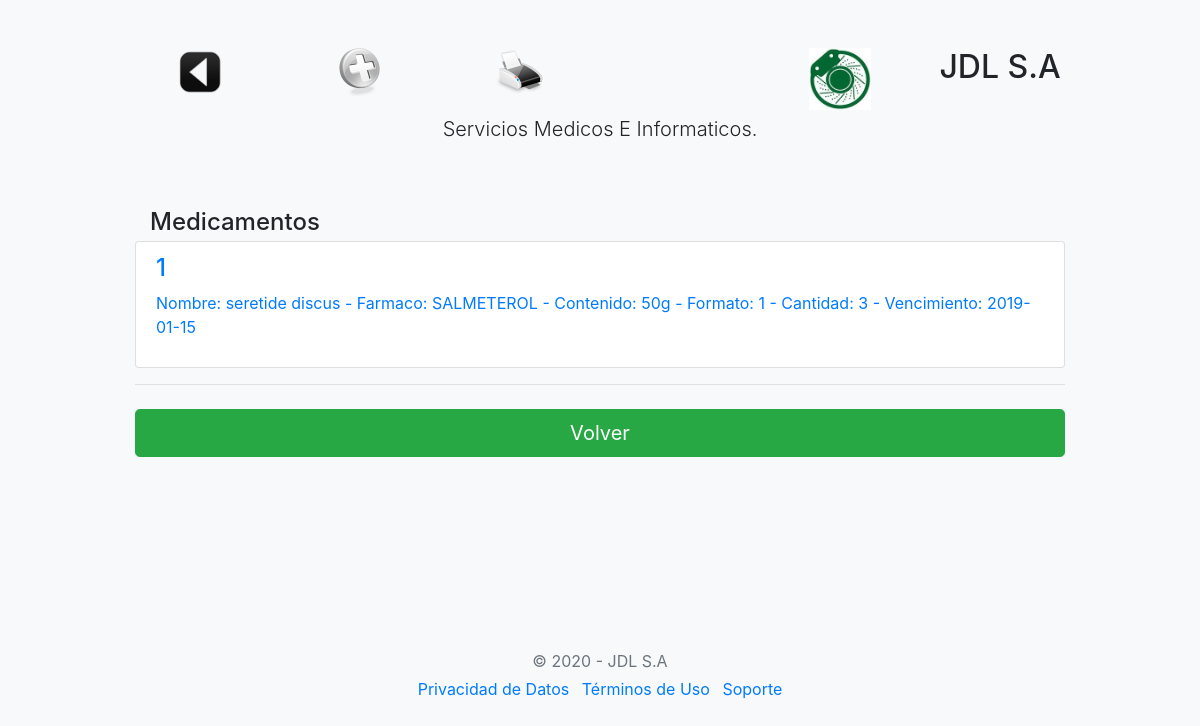
/medicamentos/index.php, run on an earlier commit of the app's database.
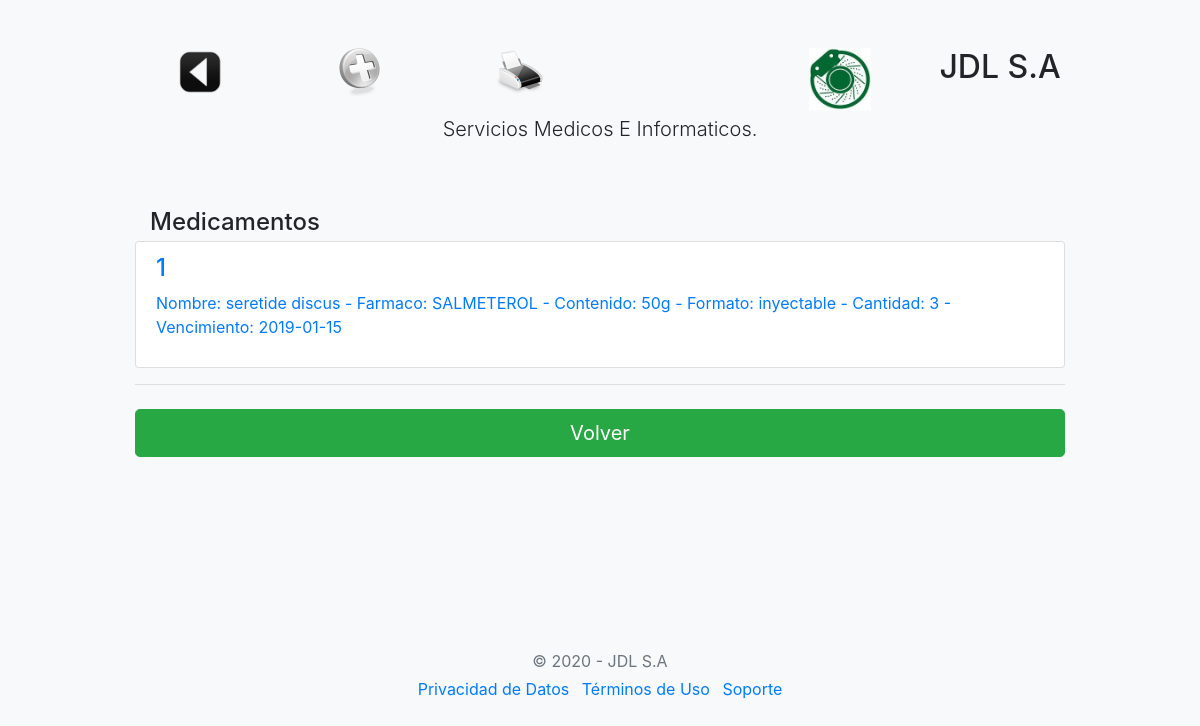
And on a later commit of the database.
### tables this page shows
CREATE TABLE `medicamentos` (
  `id_medicamento` int(8) NOT NULL,
  `nombre_medicamento` varchar(50) DEFAULT NULL,
  `farmaco_medicamento` varchar(50) DEFAULT NULL,
  `contenido_medicamento` varchar(30) DEFAULT NULL,
  `formato_medicamento` varchar(50) DEFAULT NULL,
  `cantidad_medicamento` int(8) DEFAULT NULL,
  `vencimiento_medicamento` date DEFAULT NULL
);

### medicamentos/index.php (the view, shortened to what this page needs)
<!doctype html>
<html>
  <head>
	<link rel="stylesheet" href="https://stackpath.bootstrapcdn.com/bootstrap/4.5.0/css/bootstrap.min.css">
    <link href="form-validation.css" rel="stylesheet">
  </head>
  <body class="bg-light">
    <div class="container">
  <div class="py-5 text-center">
  <div class="row">
    <div class="col-sm-2"><h2>
		<img border="0" src="../img/atras.png" width="48" height="48" title="Volver al menú"
		onclick=location.href='../panel/'; onKeyPress=location.href='../panel/'; style='cursor:pointer';/>
	</h2>
	</div>
    <div class="col-sm-2"><h2>
		<img border="0" src="../img/nuevo.png" width="48" height="48" title="Ingresar Medicamento"
		onclick=location.href='medicamentos.php'; onKeyPress=location.href='medicamentos.php';
		style='cursor:pointer';>
	</h2></div>
	<div class="col-sm-2"><h2>
		<img border="0" src="../img/imprimir.png" width="48" height="48" title="Impresión"
		onclick=location.href='listado.php'; onKeyPress=location.href='listado.php';
		style='cursor:pointer';>
	</h2></div>
    <div class="col-sm-2"><h2></h2></div>
  <div class="col-sm-2"><img class="d-block mx-auto mb-1" src="../img/disc.jpg" alt="" width="62" height="62"></div>
  <div class="col-sm-2"><h2>JDL S.A</h2></div>
</div>
    <p class="lead">Servicios Medicos E Informaticos.</p>
  </div>
    <div class="col-md-12 order-md-1">
      <h4 class="mb-1">Medicamentos</h4>
	</div>
<?php
   require "../conexion.php";
    $sql = "SELECT * from medicamentos order by id_medicamento";
	$query = $mysqli->query($sql);
	while($resultado = $query->fetch_assoc()) {
        $medicamentos[] = $resultado;
    }
?>
        <div class="list-group">
			<?php
				$long = count($medicamentos);
				for($i=0; $i< $long; $i++){
				?>
		<div class="list-group">
    <a 	<?php echo "href=modifica.php?id_medicamento=".$medicamentos[$i]['id_medicamento'];?>
						 class="list-group-item">
				<h4 class="list-group-item-heading"> <?php echo $medicamentos[$i]['id_medicamento'] ."";?> </h4>
        <p class="list-group-item-text"><?php 	echo "Nombre: " . $medicamentos[$i]['nombre_medicamento'] ." - Farmaco: ";
                            echo $medicamentos[$i]['farmaco_medicamento'] ." - Contenido: ";
                            echo $medicamentos[$i]['contenido_medicamento'] ." - Formato: ";
                            echo $medicamentos[$i]['formato_medicamento'] ." - Cantidad: ";
                            echo $medicamentos[$i]['cantidad_medicamento'] ." - Vencimiento: ";
                            echo $medicamentos[$i]['vencimiento_medicamento'] ."";
														?></p>
				</a>
    	</div>
	<?php  } ?>
		</div>
        <a href="../panel/">	 <hr class="mb-4">
        <button class="btn btn-success btn-lg btn-block" type="submit">Volver</button>
  <footer class="my-5 pt-5 text-muted text-center text-small"></a>
    </div>
  <footer class="my-5 pt-5 text-muted text-center text-small">
    <p class="mb-1">&copy; 2020 - JDL S.A</p>
   <ul class="list-inline">
      <li class="list-inline-item"><a href="#">Privacidad de Datos</a></li>
      <li class="list-inline-item"><a href="#">Términos de Uso</a></li>
      <li class="list-inline-item"><a href="#">Soporte</a></li>
    </ul>
  </footer>
</body>
</html>

What changed in the data, as far as the page shows it:
changed medicamentos "seretide discus": formato_medicamento "1" → "inyectable"
